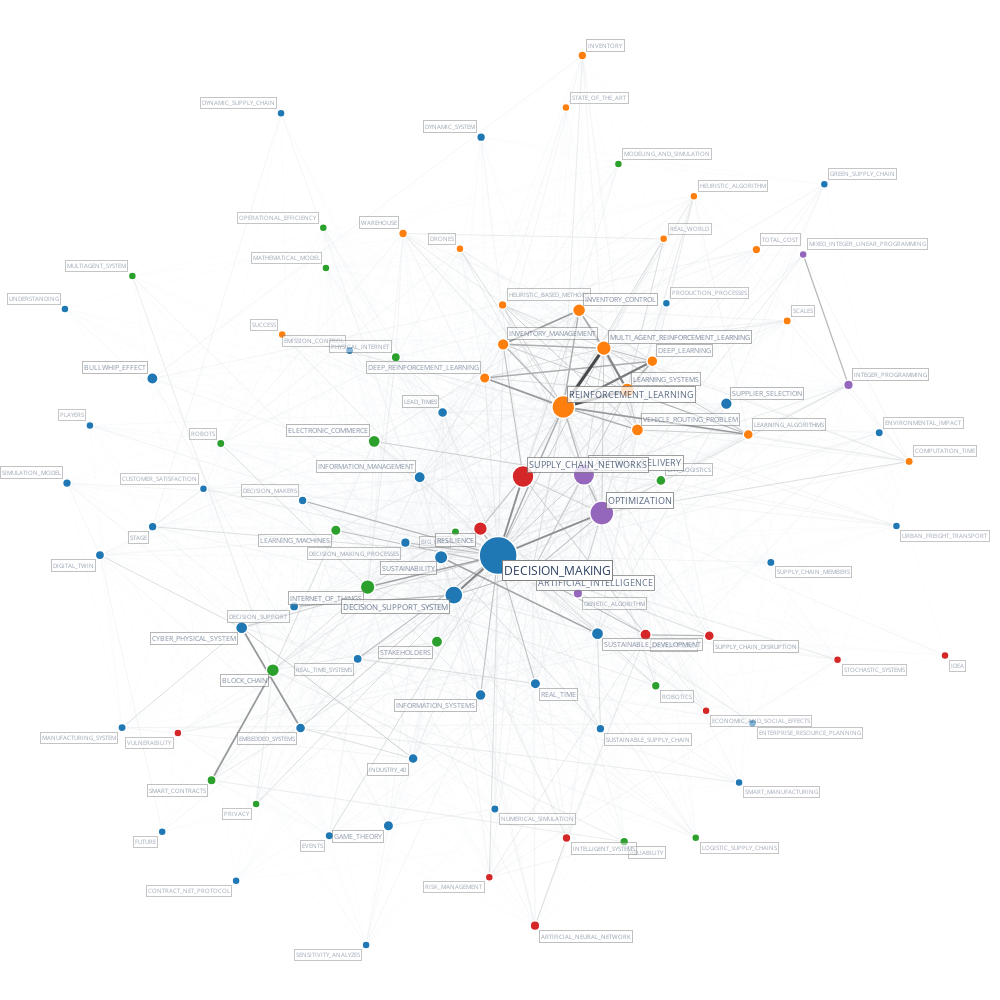

Notebook source saved alongside this figure:
### Code cell
from techminer2.packages.networks.co_occurrence.descriptors import NetworkPlot # type: ignore

plot = (
    NetworkPlot()
    #
    # FIELD:
    .having_terms_in_top(None)
    .having_terms_ordered_by("OCC")
    .having_term_occurrences_between(7, None)
    .having_term_citations_between(None, None)
    .having_terms_in(None)
    #
    # COUNTERS:
    .using_term_counters(True)
    #
    # NETWORK:
    .using_clustering_algorithm_or_dict("louvain")
    .using_association_index("association")
    #
    # PLOT:
    .using_spring_layout_k(1)
    .using_spring_layout_iterations(30)
    .using_spring_layout_seed(0)
    #
    .using_node_size_range(8, 30)
    .using_textfont_size_range(6, 12)
    .using_textfont_opacity_range(0.20, 1.00)
    .using_edge_colors(["#f1f4f6"])
    .using_edge_opacity_range(0.001, 0.7)
    .using_edge_width_range(0.3, 3.0)
    #
    .using_xaxes_range(None, None)
    .using_yaxes_range(None, None)
    .using_axes_visible(False)
    #
    # DATABASE:
    .where_root_directory_is("../")
    .where_database_is("main")
    .where_record_years_range_is(2015, 2024)
    .where_record_citations_range_is(None, None)
    .where_records_match(
        {
            "document_type": [
                'Article',
                'Book',
                'Book chapter',
                'Conference paper',
                'Conference review',
                'Editorial',
                'Review',
            ]
        }
    )
    #
    .run()
).update_layout(
    width=1000, 
    height=1000 
)

plot.write_html("../reports/clurstrs.html")
plot.show()
